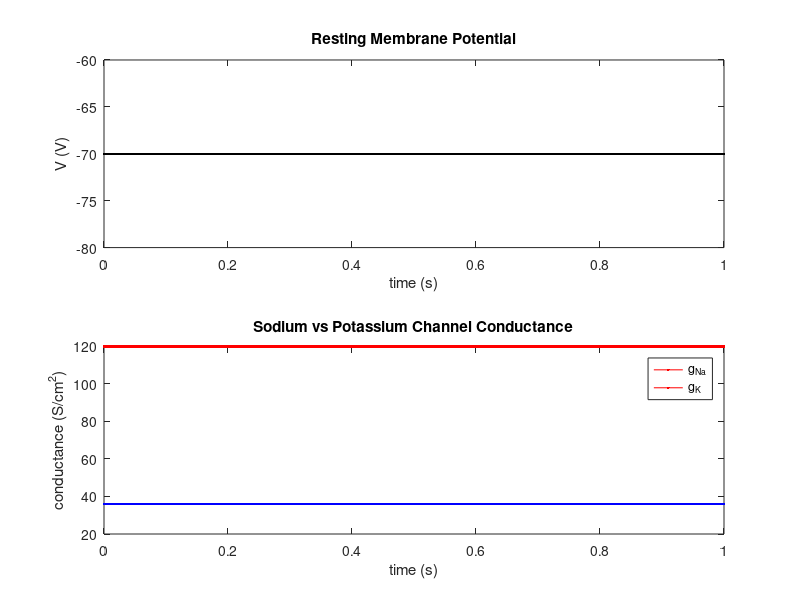

The MATLAB script that drew this image:
function [  ] = neuronStepStim( )
%UNTITLED2 Summary of this function goes here
%   Detailed explanation goes here

%constants
gk = 36;
gna = 120;
gl = 0.3;
Ek = -12;
Ena = 115;
El = 10.6;
Vrest = -70;
deltax=0.1;

%potassium
alphan=0;
betan=0;
n=0;
dndt=0;
Vm=Vrest;
Ik=0;
dVkdt=0;
Cm = 1; %uF/cm^2
potx = [];
poty = [];
for(it=deltax:deltax:10)
    alphan = 0.1*((10-Vm)/exp((10-Vm)/10)-1);
    betan = 0.125*exp(-Vm/80);
    dndt = alphan*(1-n)-betan*n;
    dVkdt = Ik/Cm;
    Ik = (n^4)*gk*(Vm-Ek);
    n = n + deltax*dndt; %Euler's
    Ek = Ek + deltax*dVkdt;
    potx(round(it/deltax)) = it;
    poty(round(it/deltax)) = Ek;
end


subplot(2, 1, 1);
plot(0:0.001:1, Vrest, 'k');
title('Resting Membrane Potential');
xlabel('time (s)');
ylabel('V (V)');

subplot(2, 1, 2);
hp = plot(0:.001:1, gna, 'r', 0:.001:1, gk, 'b');
title('Sodium vs Potassium Channel Conductance');
xlabel('time (s)');
ylabel('conductance (S/cm^2)');
hold on;
legend(hp, 'g_N_a', 'g_K');

end

